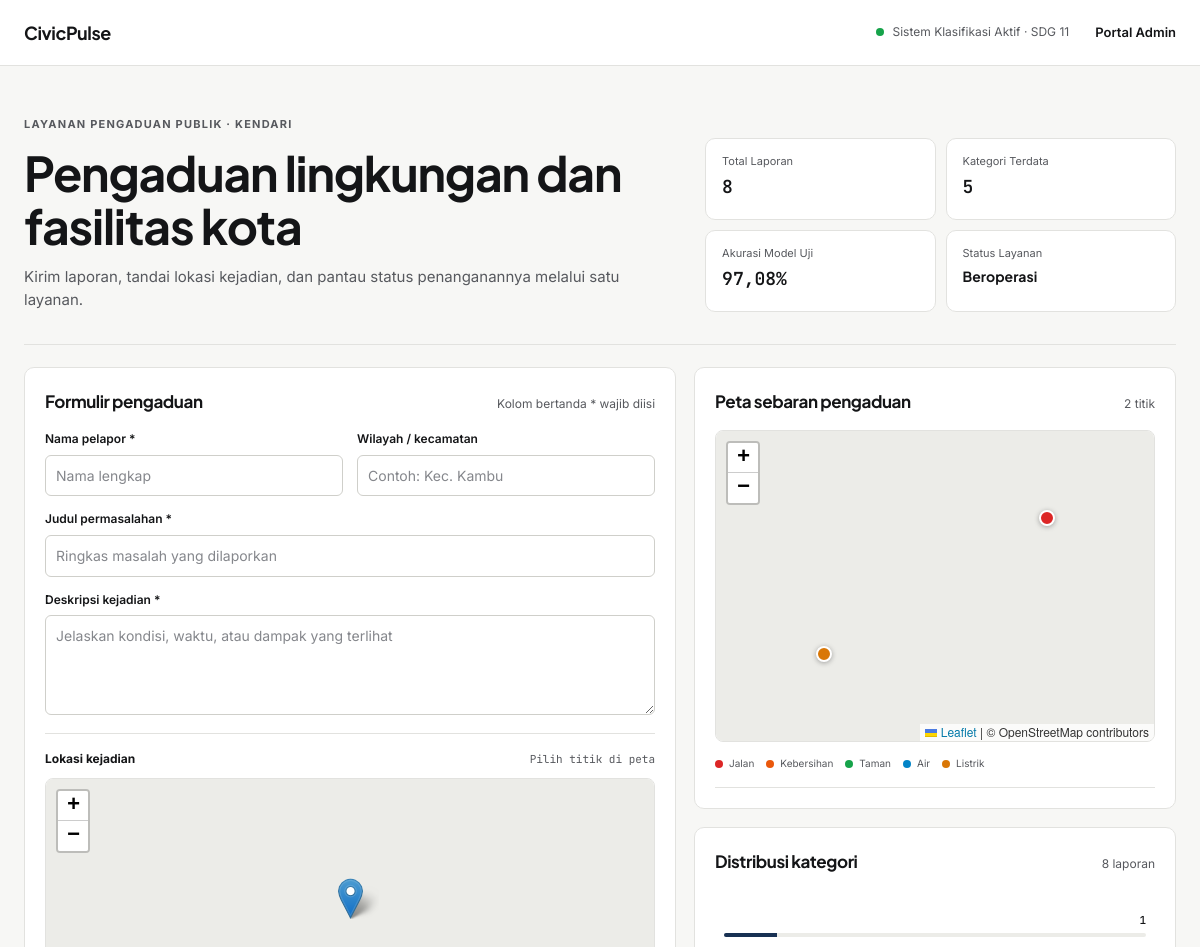
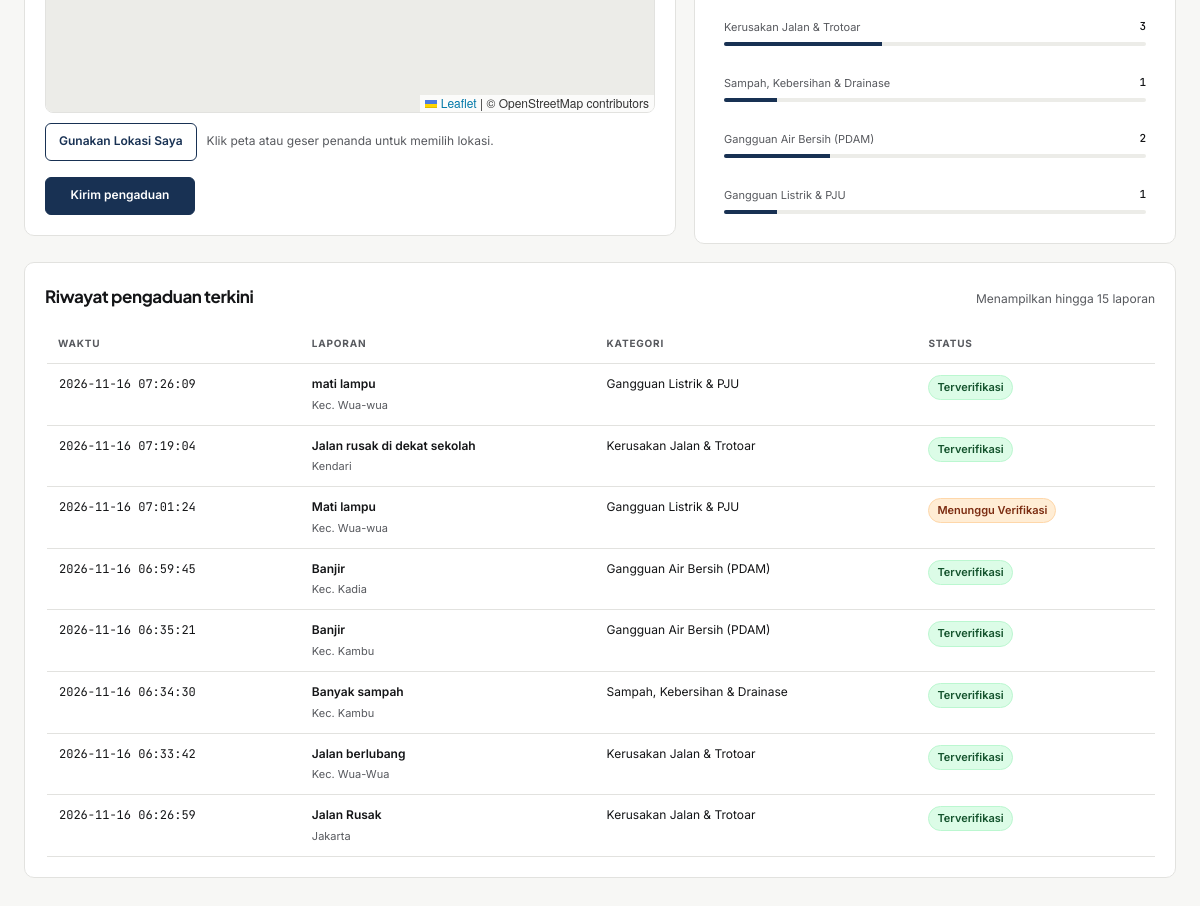
The page / on the database its author committed (2 pictures, top to bottom).
### tables this page shows
CREATE TABLE complaints (
                    id INTEGER PRIMARY KEY AUTOINCREMENT,
                    reporter_name TEXT NOT NULL,
                    title TEXT NOT NULL,
                    description TEXT NOT NULL,
                    area TEXT,
                    predicted_category TEXT NOT NULL,
                    confidence_score REAL NOT NULL,
                    verified_category TEXT,
                    status TEXT DEFAULT 'Menunggu Verifikasi',
                    created_at TIMESTAMP DEFAULT CURRENT_TIMESTAMP
                , latitude REAL, longitude REAL, updated_at TIMESTAMP);

### app.py (the view, shortened to what this page needs)
@app.route("/", methods=["GET", "POST"])
def index():
    hasil_prediksi = None
    conn = get_db_connection()
    try:
        if isinstance(conn, sqlite3.Connection):
            cursor = conn.cursor()
            cursor.execute(
                """
                SELECT *
                FROM complaints
                ORDER BY created_at DESC
                LIMIT 15
                """
            )
            daftar_laporan = [dict(row) for row in cursor.fetchall()]
            cursor.execute(
                """
                SELECT COALESCE(verified_category, predicted_category) AS kategori, COUNT(*) AS total
                FROM complaints
                GROUP BY kategori
                """
            )
            statistik = [dict(row) for row in cursor.fetchall()]
            cursor.execute(
                """
                SELECT *
                FROM complaints
                WHERE latitude IS NOT NULL AND longitude IS NOT NULL
                ORDER BY created_at DESC
                """
            )
            laporan_geo_rows = [dict(row) for row in cursor.fetchall()]
            cursor.close()
    finally:
        conn.close()
    laporan_geo = normalize_geo_rows(laporan_geo_rows)
    return render_template(
        "index.html",
        hasil=hasil_prediksi,
        laporan=daftar_laporan,
        statistik=statistik,
        laporan_geo=laporan_geo,
        label_map=LABEL_TAMPILAN,
    )

### app.py (called while the page is built, shortened)
def create_csrf_token():
    token = session.get("_csrf_token")
    if token is None:
        token = secrets.token_urlsafe(32)
        session["_csrf_token"] = token
    return token

@app.context_processor
def inject_csrf_token():
    return {"csrf_token": create_csrf_token}

@app.before_request
def protect_post_requests():
    if request.method == "POST":
        submitted_token = request.form.get("csrf_token", "")
        session_token = session.get("_csrf_token", "")
        if not submitted_token or not session_token or not hmac.compare_digest(submitted_token, session_token):
            abort(400)

def get_db_connection():
    mysql_host = os.getenv("MYSQL_HOST")
    mysql_user = os.getenv("MYSQL_USER", "root")
    mysql_password = os.getenv("MYSQL_PASSWORD", "")
    mysql_database = os.getenv("MYSQL_DATABASE", "civicpulse_db")
    conn = sqlite3.connect(DB_PATH)
    conn.row_factory = sqlite3.Row
    return conn

### Templates/index.html (shortened to what this page needs)
<!DOCTYPE html>
<html lang="id">
<head>
    <link rel="stylesheet" href="https://unpkg.com/leaflet@1.9.4/dist/leaflet.css">
</head>
<body>
    <header class="site-header">
        <a class="wordmark" href="{{ url_for('index') }}">CivicPulse</a>
        <div class="header-right">
            <div class="system-indicator"><span class="system-dot" aria-hidden="true"></span><span>Sistem Klasifikasi Aktif · SDG 11</span></div>
            <nav class="header-links" aria-label="Navigasi utama">
                {% if session.get('role') == 'admin' %}
                    <a href="{{ url_for('admin_dashboard') }}">Dashboard Admin</a>
                {% else %}
                    <a href="{{ url_for('login') }}">Portal Admin</a>
                {% endif %}
            </nav>
        </div>
    </header>
    <main class="page">
        {% set totals = namespace(count=0) %}
        {% for item in statistik %}{% set totals.count = totals.count + item.total %}{% endfor %}
        <section class="editorial">
            <div>
                <span class="eyebrow">Layanan Pengaduan Publik · Kendari</span>
                <h1>Pengaduan lingkungan dan fasilitas kota</h1>
                <p class="intro">Kirim laporan, tandai lokasi kejadian, dan pantau status penanganannya melalui satu layanan.</p>
            </div>
            <div class="metric-grid" aria-label="Ringkasan layanan">
                <div class="metric"><span class="metric-label">Total Laporan</span><strong class="metric-value">{{ totals.count }}</strong></div>
                <div class="metric"><span class="metric-label">Kategori Terdata</span><strong class="metric-value">{{ statistik|length }}</strong></div>
                <div class="metric"><span class="metric-label">Akurasi Model Uji</span><strong class="metric-value">97,08%</strong></div>
                <div class="metric"><span class="metric-label">Status Layanan</span><strong class="metric-value text-value">Beroperasi</strong></div>
            </div>
        </section>
        <section class="main-grid">
            <article class="panel">
                <div class="panel-heading">
                    <h2>Formulir pengaduan</h2>
                    <span class="panel-note">Kolom bertanda * wajib diisi</span>
                </div>
                <form method="POST" id="complaint-form">
                    <div class="form-grid">
                        <div class="field">
                            <label for="reporter_name">Nama pelapor *</label>
                            <input id="reporter_name" type="text" name="reporter_name" placeholder="Nama lengkap" required>
                        </div>
                        <div class="field">
                            <label for="area">Wilayah / kecamatan</label>
                            <input id="area" type="text" name="area" placeholder="Contoh: Kec. Kambu">
                        </div>
                        <div class="field full">
                            <label for="title">Judul permasalahan *</label>
                            <input id="title" type="text" name="title" placeholder="Ringkas masalah yang dilaporkan" required>
                        </div>
                        <div class="field full">
                            <label for="description">Deskripsi kejadian *</label>
                            <textarea id="description" name="description" placeholder="Jelaskan kondisi, waktu, atau dampak yang terlihat" required></textarea>
                        </div>
                    </div>
                    <div class="location-picker">
                        <div class="location-title">
                            <strong>Lokasi kejadian</strong>
                            <span class="coordinates" id="selected-coordinates">Pilih titik di peta</span>
                        </div>
                        <div class="map-frame">
                            <div id="location-picker-map" aria-label="Pilih titik lokasi kejadian di peta"></div>
                        </div>
                        <div class="map-toolbar">
                            <button type="button" class="button secondary" id="use-location-btn">Gunakan Lokasi Saya</button>
                            <span class="panel-note">Klik peta atau geser penanda untuk memilih lokasi.</span>
                        </div>
                    </div>
                    <div class="submit-row" id="submit-area">
                        <button type="submit" class="button" id="submit-button">Kirim pengaduan</button>
                    </div>
                </form>
            </article>
            <div class="right-column">
                <article class="panel">
                    <div class="panel-heading">
                        <h2>Peta sebaran pengaduan</h2>
                        <span class="panel-note">{{ laporan_geo|length }} titik</span>
                    </div>
                    <div class="map-frame public-frame">
                        <div id="public-complaint-map" aria-label="Peta sebaran laporan publik"></div>
                    </div>
                    <div class="legend" aria-label="Legenda kategori">
                        <span class="legend-item"><i class="legend-dot" style="background:#dc2626"></i>Jalan</span>
                        <span class="legend-item"><i class="legend-dot" style="background:#ea580c"></i>Kebersihan</span>
                        <span class="legend-item"><i class="legend-dot" style="background:#16a34a"></i>Taman</span>
                        <span class="legend-item"><i class="legend-dot" style="background:#0284c7"></i>Air</span>
                        <span class="legend-item"><i class="legend-dot" style="background:#d97706"></i>Listrik</span>
                    </div>
                </article>
                <article class="panel">
                    <div class="panel-heading">
                        <h2>Distribusi kategori</h2>
                        <span class="panel-note">{{ totals.count }} laporan</span>
                    </div>
                    <div class="category-list">
                        {% if statistik %}
                            {% for item in statistik %}
                                {% set share = ((item.total / totals.count) * 100) if totals.count else 0 %}
                                <div class="category-row">
                                    <div class="category-meta">
                                        <span>{{ label_map.get(item.kategori, item.kategori) }}</span>
                                        <strong>{{ item.total }}</strong>
                                    </div>
                                    <div class="progress-track"><div class="progress-fill" style="width: {{ share }}%"></div></div>
                                </div>
                            {% endfor %}
                        {% else %}
                            <p class="panel-note">Belum ada data laporan.</p>
                        {% endif %}
                    </div>
                </article>
            </div>
        </section>
        <section class="panel history-panel">
            <div class="panel-heading">
                <h2>Riwayat pengaduan terkini</h2>
                <span class="panel-note">Menampilkan hingga 15 laporan</span>
            </div>
            <div class="table-scroll">
                <table>
                    <thead><tr><th>Waktu</th><th>Laporan</th><th>Kategori</th><th>Status</th></tr></thead>
                    <tbody>
                        {% for item in laporan %}
                        <tr>
                            <td><time class="technical">{{ item.created_at }}</time></td>
                            <td><span class="report-title">{{ item.title }}</span><span class="report-sub">{{ item.area or 'Wilayah umum' }}</span></td>
                            <td>{{ label_map.get(item.verified_category or item.predicted_category, item.verified_category or item.predicted_category) }}</td>
                            <td><span class="status-pill {% if item.status == 'Terverifikasi' %}verified{% elif item.status == 'Selesai' %}complete{% elif item.status == 'Menunggu Verifikasi' %}pending{% elif item.status == 'Dalam Tindak Lanjut' %}progress{% endif %}">{{ item.status }}</span></td>
                        </tr>
                        {% else %}
                        <tr><td class="empty-cell" colspan="4">Belum ada laporan yang masuk.</td></tr>
                        {% endfor %}
                    </tbody>
                </table>
            </div>
        </section>
    </main>
</body>
</html>

### rows shown on the page
complaints: created_at "2026-11-16 07:26:09", title "mati lampu", area "Kec. Wua-wua", get "Gangguan Listrik & PJU", status "Terverifikasi"
complaints: created_at "2026-11-16 07:19:04", title "Jalan rusak di dekat sekolah", area "Kendari", get "Kerusakan Jalan & Trotoar", status "Terverifikasi"
complaints: created_at "2026-11-16 07:01:24", title "Mati lampu", area "Kec. Wua-wua", get "Gangguan Listrik & PJU", status "Menunggu Verifikasi"
complaints: created_at "2026-11-16 06:59:45", title "Banjir", area "Kec. Kadia", get "Gangguan Air Bersih (PDAM)", status "Terverifikasi"
complaints: created_at "2026-11-16 06:35:21", title "Banjir", area "Kec. Kambu", get "Gangguan Air Bersih (PDAM)", status "Terverifikasi"
complaints: created_at "2026-11-16 06:34:30", title "Banyak sampah", area "Kec. Kambu", get "Sampah, Kebersihan & Drainase", status "Terverifikasi"
complaints: created_at "2026-11-16 06:33:42", title "Jalan berlubang", area "Kec. Wua-Wua", get "Kerusakan Jalan & Trotoar", status "Terverifikasi"
complaints: created_at "2026-11-16 06:26:59", title "Jalan Rusak", area "Jakarta", get "Kerusakan Jalan & Trotoar", status "Terverifikasi"

### other values the page prints
{{ totals.count }} "8"
{{ statistik|length }} "5"
{{ laporan_geo|length }} "2"
{{ item.total }} "1" "3" "1" "2" "1"
{{ label_map.get(item.kategori, item.kategori) }} "Kerusakan Jalan & Trotoar" "Sampah, Kebersihan & Drainase" "Gangguan Air Bersih (PDAM)" "Gangguan Listrik & PJU"
